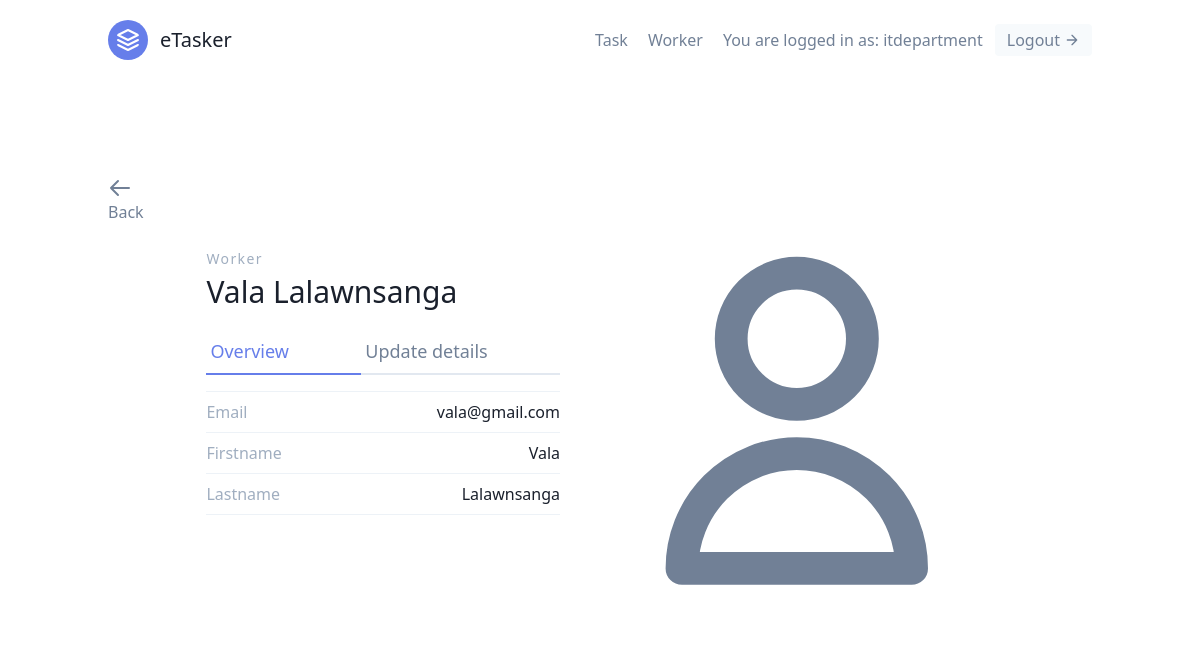
Screenshot of /workers/2/ (signed in) with the database file from the repository.
### tasks/models.py (models this page shows, shortened)
class User(AbstractUser):
    is_supervisor = models.BooleanField(default=False)
    is_worker = models.BooleanField(default=True)

class Worker(models.Model):
    user = models.OneToOneField(User, on_delete=CASCADE)
    department = models.ForeignKey(UserProfile, on_delete=models.CASCADE)

### workers/views.py (the view)
# urls.py: path('<int:pk>/', WorkerDetailView.as_view(), name='worker-detail'),
class WorkerDetailView(SupervisorAndLoginRequiredMixin, generic.DetailView):
    template_name = 'workers/worker_detail.html'
    context_object_name = 'worker'
    def get_queryset(self):
        department = self.request.user.userprofile
        return Worker.objects.filter(department=department)

### workers/mixins.py (called while the page is built)
    def dispatch(self, request, *args, **kwargs):
        if not request.user.is_authenticated or not request.user.is_supervisor:
            return redirect('tasks:task-list')
        return super().dispatch(request, *args, **kwargs)

### workers/templates/workers/worker_detail.html
{% extends 'base.html' %}
{% block content %}
<section class="text-gray-600 body-font overflow-hidden">
    <div class="container px-5 py-24 mx-auto">
      <a class='hover:text-blue-500' href="{% url 'workers:worker-list' %}">
        <svg xmlns="http://www.w3.org/2000/svg" class="h-6 w-6" fill="none" viewBox="0 0 24 24" stroke="currentColor">
          <path stroke-linecap="round" stroke-linejoin="round" stroke-width="2" d="M10 19l-7-7m0 0l7-7m-7 7h18" />
        </svg>
        Back</a>
      <div class="lg:w-4/5 mx-auto flex flex-wrap">
        <div class="lg:w-1/2 w-full lg:pr-10 lg:py-6 mb-6 lg:mb-0">
          <h2 class="text-sm title-font text-gray-500 tracking-widest">Worker</h2>
          <h1 class="text-gray-900 text-3xl title-font font-medium mb-4">{{ worker.user.first_name }} {{worker.user.last_name}}</h1>
          <div class="flex mb-4">
          <a href="{% url 'workers:worker-detail' worker.pk %}" class="flex-grow text-indigo-500 border-b-2 border-indigo-500 py-2 text-lg px-1">Overview</a>
          <a href="{% url 'workers:worker-update' worker.pk %}" class="flex-grow border-b-2 border-gray-300 py-2 text-lg px-1">Update details</a>
          </div>
          <div class="flex border-t border-gray-200 py-2">
            <span class="text-gray-500">Email</span>
            <span class="ml-auto text-gray-900">{{ worker.user.email }}</span>
          </div>
          <div class="flex border-t border-gray-200 py-2">
            <span class="text-gray-500">Firstname</span>
            <span class="ml-auto text-gray-900">{{ worker.user.first_name}}</span>
          </div>
          <div class="flex border-t border-b mb-6 border-gray-200 py-2">
            <span class="text-gray-500">Lastname</span>
            <span class="ml-auto text-gray-900">{{ worker.user.last_name}}</span>
          </div>
        </div>
        {% load static%}
        <svg xmlns="http://www.w3.org/2000/svg" class="lg:w-1/2 w-full lg:h-auto h-64 object-cover object-center rounded" fill="none" viewBox="0 0 24 24" stroke="currentColor">
          <path stroke-linecap="round" stroke-linejoin="round" stroke-width="2" d="M16 7a4 4 0 11-8 0 4 4 0 018 0zM12 14a7 7 0 00-7 7h14a7 7 0 00-7-7z" />
        </svg>
      </div>
    </div>
  </section>
{% endblock content %}

### templates/navbar.html (shortened to what this page needs)
<header class="text-gray-600 body-font">
    <div class="container mx-auto flex flex-wrap p-5 flex-col md:flex-row items-center">
      <a class="flex title-font font-medium items-center text-gray-900 mb-4 md:mb-0">
        <svg xmlns="http://www.w3.org/2000/svg" fill="none" stroke="currentColor" stroke-linecap="round" stroke-linejoin="round" stroke-width="2" class="w-10 h-10 text-white p-2 bg-indigo-500 rounded-full" viewBox="0 0 24 24">
          <path d="M12 2L2 7l10 5 10-5-10-5zM2 17l10 5 10-5M2 12l10 5 10-5"></path>
        </svg>
        <span class="ml-3 text-xl">eTasker</span>
      </a>
      <nav class="md:ml-auto flex flex-wrap items-center text-base justify-center">
        {% if not request.user.is_authenticated %}
        <a href="{% url 'signup' %}" class="mr-5 hover:text-gray-900">
          Sign up</a>
        {% else %}{% if request.user.is_supervisor %}
        <a href="{% url 'tasks:task-list' %}" class="mr-5 hover:text-gray-900">Task</a>
         <a href="{% url 'workers:worker-list' %}" class="mr-5 hover:text-gray-900">Worker</a>
        {% endif %}
        {% endif %}
      </nav>
      {% if request.user.is_authenticated %}
       You are logged in as: {{ request.user.username }}
       <a href="{% url 'logout' %}?next=/ " class="ml-3 inline-flex items-center bg-gray-100 border-0 py-1 px-3 focus:outline-none hover:bg-gray-200 rounded text-base mt-4 md:mt-0">
         Logout
        <svg fill="none" stroke="currentColor" stroke-linecap="round" stroke-linejoin="round" stroke-width="2" class="w-4 h-4 ml-1" viewBox="0 0 24 24">
          <path d="M5 12h14M12 5l7 7-7 7"></path>
        </svg>
        </a>
      {% endif %}
    </div>
  </header>

### rows the page displays
User: user.username "itdepartment"
Worker: user.first_name "Vala", user.last_name "Lalawnsanga", user.email "vala@gmail.com"
